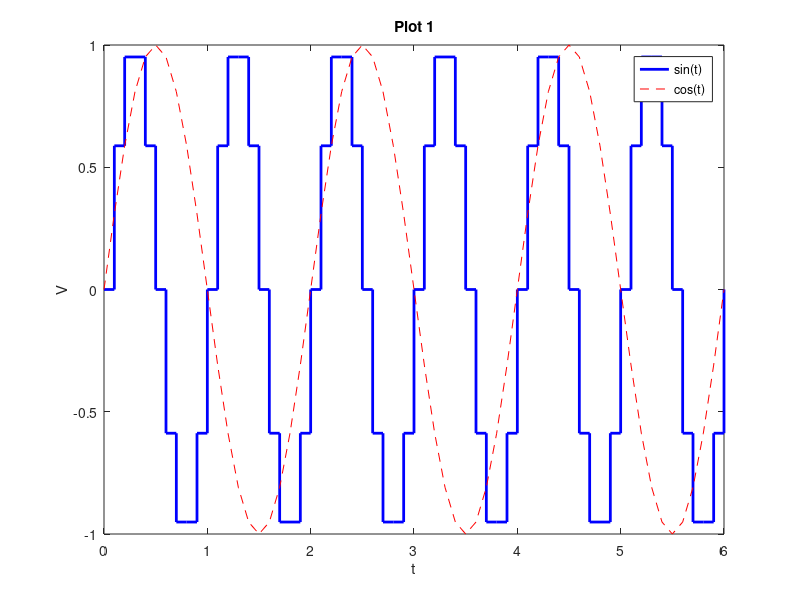
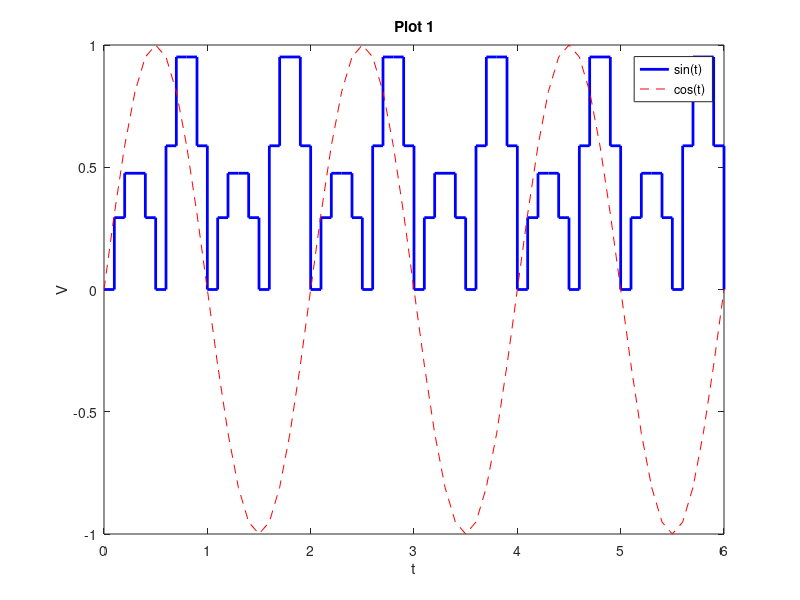

These figures' MATLAB source, in order: (Note: this script raises an error after producing the figures.)
%% Preamble and Configuration
addpath('../EGB243SupportingFiles') % Makes the supporting functions available 
% to Matlab by adding the path to the Matlab Search Path for this session 
% (it gets removed when Matlab is closed).

close all
%% Elementary Operations
% Vectors
A = [2 4 6 8 10 12 14]  % Vector elements are contained between '[' and ']'
A = [2 4 6];            % ';' supresses the output in the Command Window

C = 1:10;               % ':' defines a sequence (or 'slice' when indexing)
D = 11:20;

a = 2; b = 2; c = 14;   % Scalar variables; Commands can be on the same line
A = 2:2:14;             % Starts with a, ends with c, elems separated by b

% Matrices
M = [1 2 3; 4 5 6; 7 8 9]; % ';' delimits lines
M = [1 2 3; ...            % '...' lets the command continue in the next line
    4 5 6;  ...
    7 8 9];

M = [C;D]
N = M'                 % ' transposes a vector/matrix
N = [C';D']            % notice the difference 

n = 2; m = 2^2;        % '^' is the power operator
ones(n,m);             % n by m matrix of ones
zeros(n,m);            % n by m matrix of zeros

% Indexing
c = C(1:5)             % ':' slices when indexing
d = D(1:5)

c = C(:)               % ':' alone returns all elements
C(5) = 50;             % Indexing is useful for assignment

C = M(1,:)             % returns all elements of line 1

% Math operations
A = [1 2]*[1 2]'       % vector-by-vector product
A = [1 2].*[1 2]       % element-wise product      

A = [1 2; 3 4]; B = [5 6; 7 8];
C = A*B               % matrix product
C = A.*B              % element-wise product

%% Polynomials
p_roots = [2 2]
p = poly(p_roots)     % x^2 - 4*x + 4 

%% Functions
dt = 0.1;           % time interval between samples
t = 0:dt:6;         % time vector
x = sin(t*2*pi);    % Matlab has many built-in functions
y = sin(t*pi);

% There are also 'user-defined' functions that is possible to create. Check
% the 'loadparam.m' file in the '../EGB243SupportingFiles/' folder.

%% Structures 
Str.t = t;          % Structs group different variables in the one object
Str.x = x;          % ideal for using as parameters for functions
Str.y = y;

%% Graphical Representations
figure(1)
    stairs(Str.t,Str.x,'b','linewidth',2) % suitable for discrete signals
    hold on
    plot(Str.t,Str.y,'r--')               % connects the data points
    hold off
    legend('sin(t)','cos(t)')
    title('Plot 1')
    ylabel('V'); xlabel('t');

%% Program Control/Logic Statements
for i = 1:length(t)                     % for-loop
    if Str.x(i) < 0                     % if condition
        Str.x(i) = -Str.x(i);
    else                                % else condition
        Str.x(i) = 0.5*Str.x(i);
    end
end
figure(2)
    stairs(Str.t,Str.x,'b','linewidth',2)
    hold on
    plot(Str.t,Str.y,'r--')
    hold off
    legend('sin(t)','cos(t)')
    title('Plot 1')
    ylabel('V'); xlabel('t');

%% Read/write operations
tt = 0:0.1:1;
signal = [zeros(1,10) tt ones(1,10) -tt+1 zeros(1,10)];
writematrix(signal,'data.txt')
% Take a look at the file to see how Matlab stored the signal

x = readmatrix('data.txt'); % read a file with delimited values
figure(3)
    plot(x); 
    axis([0 60 -0.2 1.2]);
    grid on

%% Task 1 - Elementary Operations
A = [0 2 -8; 3 5 4; -1.5 -1 1]; B = [4 4 0; 1 4 0; -1 -2 2];
a = -2; b = 2;
v = [1 3 2]'; w = [3; 1; 0];

%TODO: Calculate the following
% 1.1 Dot product between v and w
vw = v.*w;

% 1.2 Create a matrix X extracting the first column of A and second column 
%     of B
X = [A(:,1),B(:,2)];

% 1.3 x=(AB)^-1
x = (A.*B)^-1; % Finds the inverse of the dot product

% 1.4 Eigenvalues and eigenvectors of B (hint: search the documentation)
[V,D] = eig(B);  % D - eigenvalues matrix, V - eigenvectors matrix

%% Task 2 - Functions
% Modify the 'quadratic_skel.m' function that finds the roots of the quadratic 
% equation a*x^2 + b*x + c
a = 2;
b = 10;
c = 15;
%c = 5;

%TODO: call the function here, assigning its output to the variable 'rootz'
%      and passing parameters a,b,c
rootz = quadratic_skel(a,b,c);

rootz

%% Task 3 - Graphical Representations
% TODO: modify the last function so it automatically plots the quadratic
% function and marks its roots. (don't forget labels and title)

%% Task 4 - Control Statements
% TODO: modify the last function so it returns an error when the roots are
% imaginary
